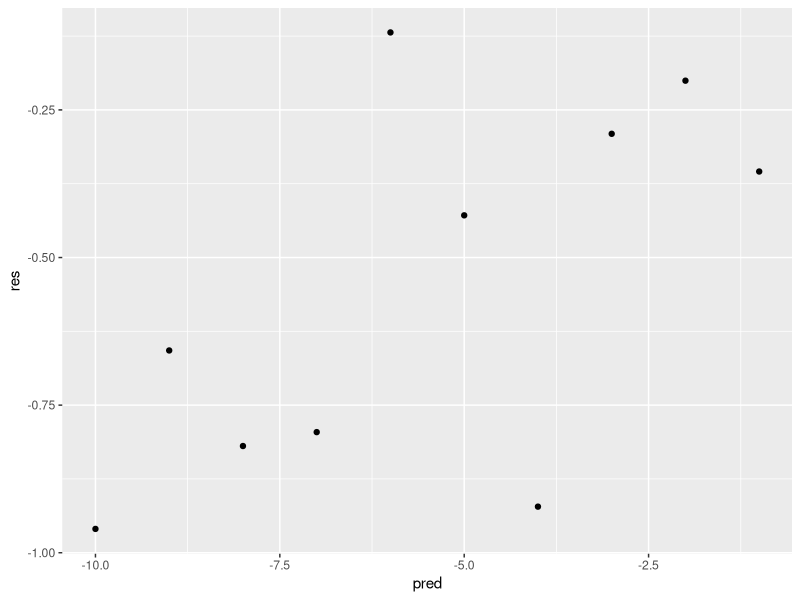

Generate this figure with R:
## ---- chunk 1

#Include yo comments
#preliminaries 
library(ggplot2)
pred<--seq(1,10) #factor of 10 integers

res<--runif(10) # Random uniform values

## print the random number
print(res)

#Plot the graph
qplot(x=pred,y=res)
